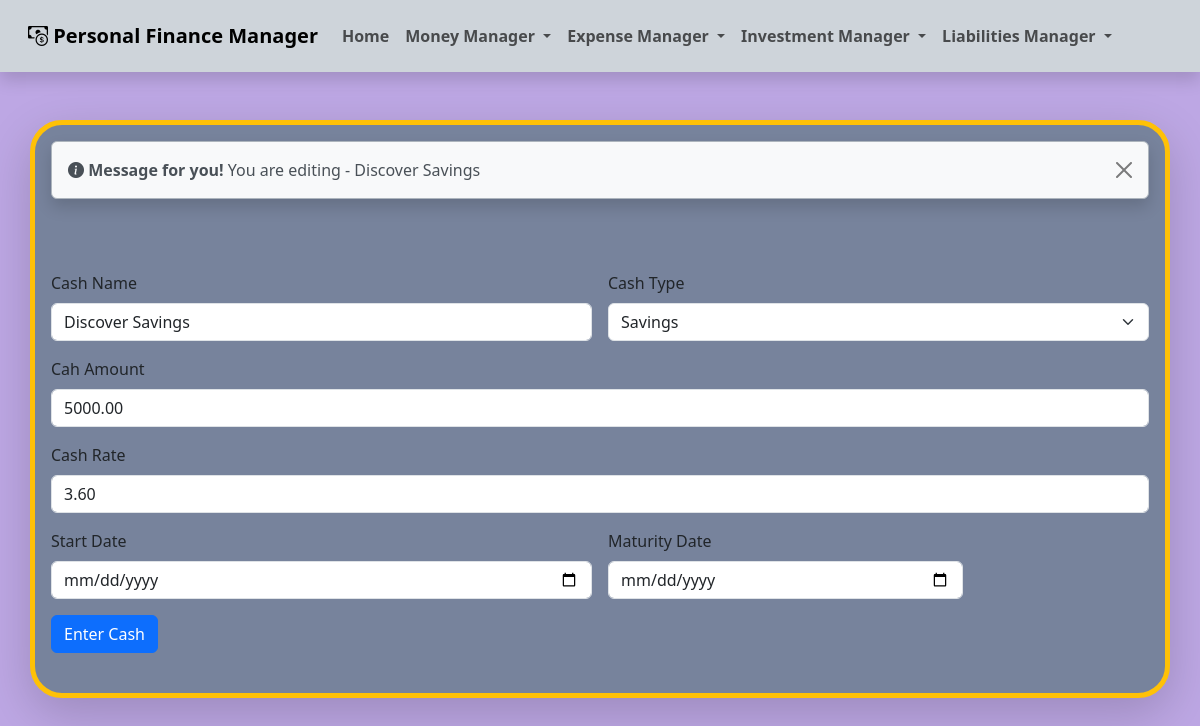
The page /moneymanager/editmoney/6 on the database as committed earlier.
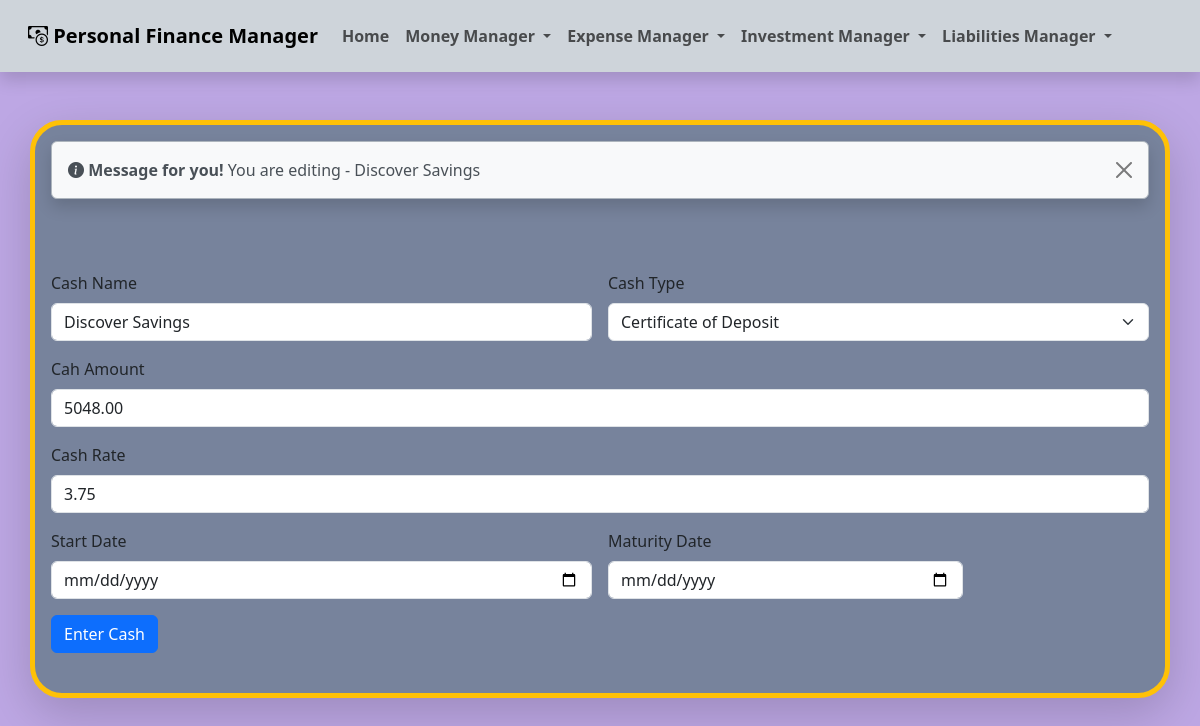
The same page on the database as committed later.
### moneymanager/models.py (models this page shows, shortened)
class moneymanager(models.Model):
    cashName = models.CharField(max_length=50)
    cashType = models.CharField(max_length=50)
    cashAmount = models.DecimalField(max_digits=6, decimal_places=2)
    cashRate = models.DecimalField(max_digits=6, decimal_places=2)
    cashStartDate = models.DateField(default=timezone.now)
    cashMaturityDate = models.DateField(default=timezone.now)

### moneymanager/views.py (the view)
# urls.py: path("editmoney/<item_id>", views.editmoney, name="editmoney"),
def editmoney(request, item_id):
    CashType = ["Certificate of Deposit",
                "Savings", "Checking", "T Bills", "I Bonds"]
    modified_object = get_object_or_404(moneymanager, pk=item_id)
    if request.method == 'POST':
        cashName = modified_object.cashName if (request.POST.get('cashName') == "") or (
            request.POST.get('cashName') is None) else request.POST.get('cashName')
        cashType = modified_object.cashType if (request.POST.get('cashType') == "") or (
            request.POST.get('cashType') is None) else request.POST.get('cashType')
        cashAmount = modified_object.cashAmount if (request.POST.get('cashAmount') == "") or (
            request.POST.get('cashAmount') is None) else request.POST.get('cashAmount')
        cashRate = modified_object.cashRate if (request.POST.get('cashRate') == "") or (
            request.POST.get('cashRate') is None) else request.POST.get('cashRate')
        cashMaturityDate = modified_object.cashMaturityDate.strftime('%Y-%m-%d') if (request.POST.get('cashMaturityDate') ==
                                                                                     "") or (request.POST.get('cashMaturityDate') is None) else request.POST.get('cashMaturityDate')
        cashStartDate = modified_object.cashStartDate.strftime('%Y-%m-%d') if (request.POST.get('cashStartDate') ==
                                                                               "") or (request.POST.get('cashStartDate') is None) else request.POST.get('cashStartDate')
        modified_object.cashName = cashName
        modified_object.cashType = cashType
        modified_object.cashAmount = cashAmount
        modified_object.cashRate = cashRate
        modified_object.cashStartDate = cashStartDate
        modified_object.cashMaturityDate = cashMaturityDate
        modified_object.save()
        format_message = "Successfully edited the Money Item {}".format(
            modified_object.cashName)
        messages.success(request, format_message)
        return redirect("viewmoney")
    else:
        format_message = "You are editing - {}".format(
            modified_object.cashName)
        messages.success(request, format_message)
        return render(request, "editmoney.html", {"editobject": modified_object, "cashdata": CashType})

### moneymanager/templates/editmoney.html (shortened to what this page needs)
{% extends 'website-master.html' %} {% block content %}
<br />
<form
  class="row g-3"
  action="{% url 'editmoney' editobject.id %}"
  method="POST"
>
  <div class="col-md-6">
    <label for="inputEmail4" class="form-label">Cash Name</label>
    <input
      type="text"
      class="form-control"
      id="inputEmail4"
      name="cashName"
      value="{{editobject.cashName}}"
    />
  </div>
  <div class="col-md-6">
    <label for="inputPassword4" class="form-label">Cash Type</label>
    <select
      class="form-select"
      aria-label="Default select example"
      name="cashType"
    >
      {% for eachCashType in cashdata %} {% if eachCashType == editobject.cashType %}
      <option selected value=" {{ eachCashType }}">{{ eachCashType }}</option>
      {% else %}
      <option value=" {{ eachCashType }}">{{ eachCashType }}</option>
      {% endif %} {% endfor %}
    </select>
  </div>
  <div class="col-12">
    <label for="inputAddress" class="form-label">Cah Amount</label>
    <input
      type="text"
      class="form-control"
      id="inputAddress"
      placeholder="Enter Amount"
      name="cashAmount"
      value="{{editobject.cashAmount}}"
    />
  </div>
  <div class="col-12">
    <label for="inputAddress2" class="form-label">Cash Rate</label>
    <input
      type="text"
      class="form-control"
      id="inputAddress2"
      placeholder="Enter the Rate"
      name="cashRate"
      value="{{editobject.cashRate}}"
    />
  </div>
  <div class="col-md-6">
    <label for="inputCity" class="form-label">Start Date</label>
    <input
      type="date"
      class="form-control"
      id="inputCity"
      name="cashStartDate"
      value="{{editobject.cashStartDate}}"
    />
  </div>
  <div class="col-md-4">
    <label for="inputState" class="form-label">Maturity Date</label>
    <input
      type="date"
      class="form-control"
      id="maturitydate"
      name="cashMaturityDate"
      value="{{editobject.cashMaturityDate}}"
    />
  </div>
  <div class="col-12">
    <button type="submit" class="btn btn-primary">Enter Cash</button>
  </div>
</form>
<br />
{% endblock %}

Rows that differ between the two databases and show on the page:
changed moneymanager "Discover Savings": cashType "Savings" → "Certificate of Deposit"; cashAmount "5000.00" → "5048.00"; cashRate "3.60" → "3.75"
